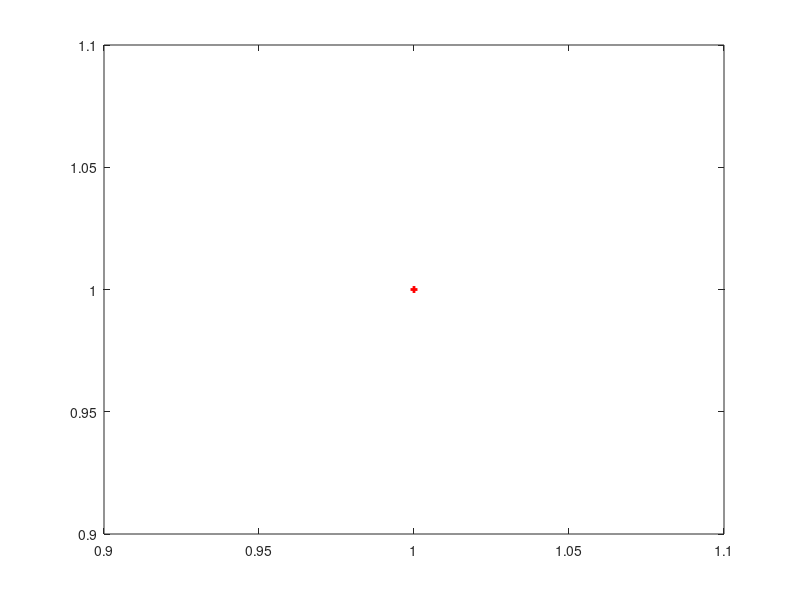

Write MATLAB code to recreate this figure. (Note: this script raises an error after producing the figure.)
%%
clear xTrue yTrue
clear xBad yBad
[rows, columns]= size(I);

 % Specify the distortion correction factor.
 % Positive to correct pincushion distortion, and bring coreners inwards.
 % Negative to correct barrel (fisheye) distortion, and push corners outward.
 df = -0.001; 
 xCenter = columns / 2;  % Assume optical axis in center of image.
 yCenter = rows / 2;
 samplingRate = 100;
 [xBad, yBad] = meshgrid([1 : samplingRate : columns], [1: samplingRate   :rows]); 
 plot(xBad, yBad, 'r+', 'MarkerSize', 5, 'LineWidth', 2);
 hold on;
 for r = 1 : size(xBad, 1)
  for c = 1 : size(xBad, 2)
    x = xBad(r, c);
    y = yBad(r, c);
    % Get the actual distance from the optic axis.
    rBad = sqrt((x - xCenter)^2 + (y - yCenter)^2);
    % Get the delta R that is moved.
    deltaRadius = df * rBad / (1 + df);
    rTrue = rBad - deltaRadius;
    angle = atan2((y - yCenter), (x - xCenter));
    xTrue(r, c) = xCenter + rTrue * cos(angle);
    yTrue(r, c) = yCenter + rTrue * sin(angle);
        D = interp2(double(I), x-xTrue, y-yTrue);
        % display the result
        %imshow(D, []);
  end
 end
plot(xTrue, yTrue, 'bo', 'MarkerSize', 5, 'LineWidth', 2);
legend({'+ = Distorted'; 'o = Corrected'});
hold off